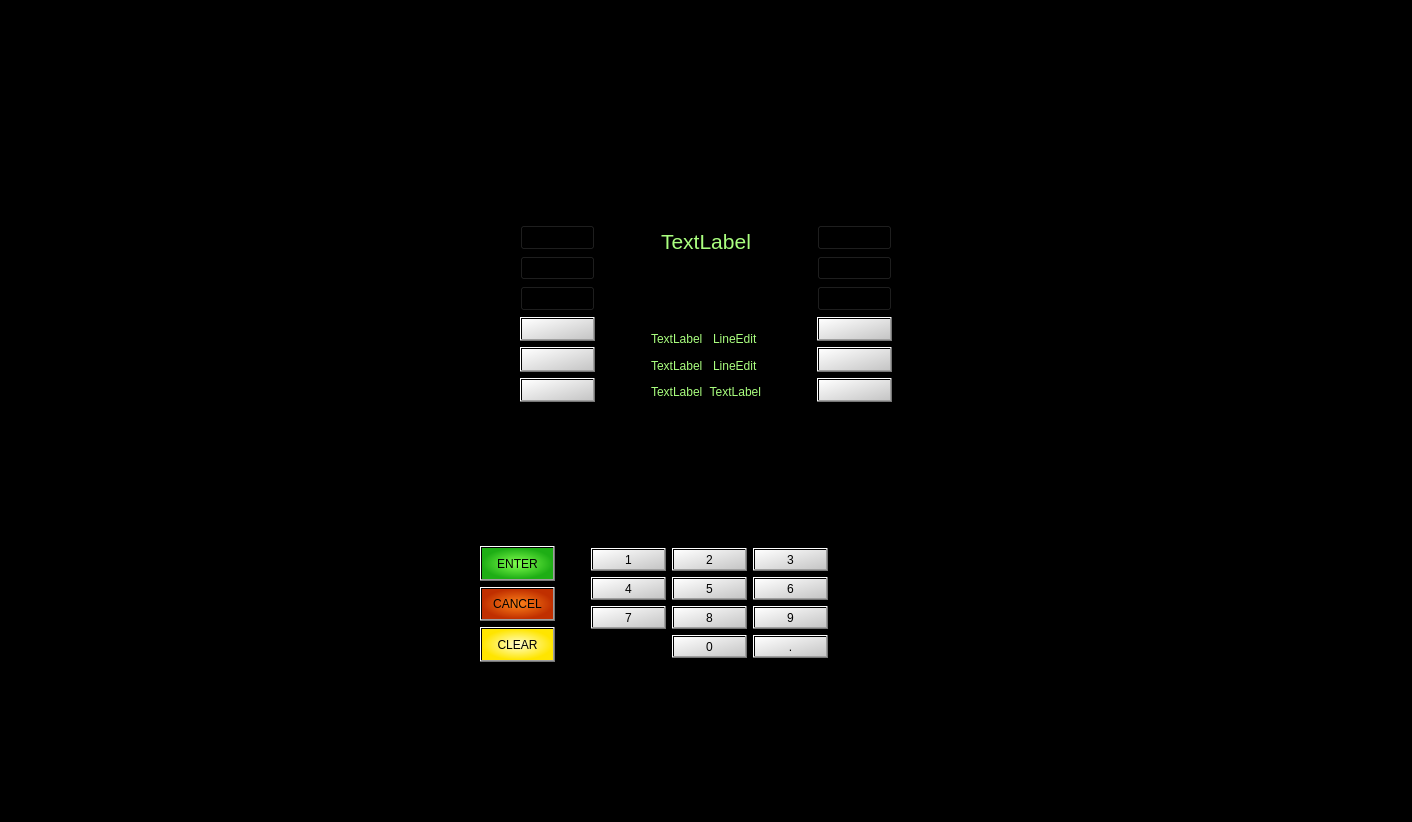
<?xml version="1.0" encoding="UTF-8"?>
<ui version="4.0">
 <class>Menu</class>
 <widget class="QMainWindow" name="Menu">
  <property name="geometry">
   <rect>
    <x>0</x>
    <y>0</y>
    <width>1412</width>
    <height>822</height>
   </rect>
  </property>
  <property name="sizePolicy">
   <sizepolicy hsizetype="Preferred" vsizetype="Preferred">
    <horstretch>0</horstretch>
    <verstretch>0</verstretch>
   </sizepolicy>
  </property>
  <property name="font">
   <font>
    <pointsize>9</pointsize>
   </font>
  </property>
  <property name="windowTitle">
   <string>MainWindow</string>
  </property>
  <property name="styleSheet">
   <string notr="true">background-color: rgb(0, 0, 0);</string>
  </property>
  <widget class="QWidget" name="mycentralwidget">
   <property name="sizePolicy">
    <sizepolicy hsizetype="Preferred" vsizetype="Preferred">
     <horstretch>0</horstretch>
     <verstretch>0</verstretch>
    </sizepolicy>
   </property>
   <layout class="QGridLayout" name="gridLayout_3">
    <property name="leftMargin">
     <number>135</number>
    </property>
    <property name="topMargin">
     <number>135</number>
    </property>
    <property name="rightMargin">
     <number>135</number>
    </property>
    <property name="bottomMargin">
     <number>80</number>
    </property>
    <item row="1" column="0">
     <layout class="QHBoxLayout" name="horizontalLayout">
      <property name="leftMargin">
       <number>0</number>
      </property>
      <property name="topMargin">
       <number>95</number>
      </property>
      <property name="rightMargin">
       <number>80</number>
      </property>
      <property name="bottomMargin">
       <number>80</number>
      </property>
      <item>
       <spacer name="horizontalSpacer_2">
        <property name="orientation">
         <enum>Qt::Horizontal</enum>
        </property>
        <property name="sizeHint" stdset="0">
         <size>
          <width>40</width>
          <height>20</height>
         </size>
        </property>
       </spacer>
      </item>
      <item>
       <layout class="QVBoxLayout" name="verticalLayout_2">
        <property name="topMargin">
         <number>43</number>
        </property>
        <property name="rightMargin">
         <number>30</number>
        </property>
        <item>
         <widget class="QPushButton" name="btnEnter">
          <property name="sizePolicy">
           <sizepolicy hsizetype="Fixed" vsizetype="Preferred">
            <horstretch>0</horstretch>
            <verstretch>0</verstretch>
           </sizepolicy>
          </property>
          <property name="styleSheet">
           <string notr="true">font: 12pt &quot;Segoe UI&quot;;
color: rgb(0, 0, 0);
background-color: qradialgradient(spread:pad, cx:0.5, cy:0.5, radius:0.5, fx:0.5, fy:0.5, stop:0 rgba(130, 255, 79, 255), stop:1 rgba(30, 174, 21, 255));
</string>
          </property>
          <property name="text">
           <string>ENTER</string>
          </property>
         </widget>
        </item>
        <item>
         <widget class="QPushButton" name="btnCancel">
          <property name="sizePolicy">
           <sizepolicy hsizetype="Fixed" vsizetype="Preferred">
            <horstretch>0</horstretch>
            <verstretch>0</verstretch>
           </sizepolicy>
          </property>
          <property name="styleSheet">
           <string notr="true">font: 12pt &quot;Segoe UI&quot;;
color: rgb(0, 0, 0);
background-color: qradialgradient(spread:pad, cx:0.5, cy:0.5, radius:0.5, fx:0.5, fy:0.5, stop:0 rgba(255, 132, 26, 255), stop:1 rgba(192, 47, 0, 255));</string>
          </property>
          <property name="text">
           <string>CANCEL</string>
          </property>
         </widget>
        </item>
        <item>
         <widget class="QPushButton" name="btnClear">
          <property name="sizePolicy">
           <sizepolicy hsizetype="Fixed" vsizetype="Preferred">
            <horstretch>0</horstretch>
            <verstretch>0</verstretch>
           </sizepolicy>
          </property>
          <property name="styleSheet">
           <string notr="true">font: 12pt &quot;Segoe UI&quot;;
color: rgb(0, 0, 0);
background-color: qradialgradient(spread:pad, cx:0.5, cy:0.5, radius:0.5, fx:0.5, fy:0.5, stop:0 rgba(255, 255, 206, 255), stop:1 rgba(255, 229, 0, 255));
</string>
          </property>
          <property name="text">
           <string>CLEAR</string>
          </property>
         </widget>
        </item>
       </layout>
      </item>
      <item>
       <layout class="QGridLayout" name="gridLayout">
        <property name="topMargin">
         <number>45</number>
        </property>
        <property name="rightMargin">
         <number>25</number>
        </property>
        <property name="bottomMargin">
         <number>4</number>
        </property>
        <item row="1" column="2">
         <widget class="QPushButton" name="btn_num6">
          <property name="sizePolicy">
           <sizepolicy hsizetype="Fixed" vsizetype="Preferred">
            <horstretch>0</horstretch>
            <verstretch>0</verstretch>
           </sizepolicy>
          </property>
          <property name="styleSheet">
           <string notr="true">font: 16pt &quot;Segoe UI&quot;;
color: rgb(0, 0, 0);
background-color: qlineargradient(spread:pad, x1:0, y1:0, x2:1, y2:1, stop:0 rgba(255, 255, 255, 255), stop:1 rgba(197, 197, 197, 255));</string>
          </property>
          <property name="text">
           <string>6</string>
          </property>
         </widget>
        </item>
        <item row="2" column="2">
         <widget class="QPushButton" name="btn_num9">
          <property name="sizePolicy">
           <sizepolicy hsizetype="Fixed" vsizetype="Preferred">
            <horstretch>0</horstretch>
            <verstretch>0</verstretch>
           </sizepolicy>
          </property>
          <property name="styleSheet">
           <string notr="true">font: 16pt &quot;Segoe UI&quot;;
color: rgb(0, 0, 0);
background-color: qlineargradient(spread:pad, x1:0, y1:0, x2:1, y2:1, stop:0 rgba(255, 255, 255, 255), stop:1 rgba(197, 197, 197, 255));</string>
          </property>
          <property name="text">
           <string>9</string>
          </property>
         </widget>
        </item>
        <item row="2" column="0">
         <widget class="QPushButton" name="btn_num7">
          <property name="sizePolicy">
           <sizepolicy hsizetype="Fixed" vsizetype="Preferred">
            <horstretch>0</horstretch>
            <verstretch>0</verstretch>
           </sizepolicy>
          </property>
          <property name="styleSheet">
           <string notr="true">font: 16pt &quot;Segoe UI&quot;;
color: rgb(0, 0, 0);
background-color: qlineargradient(spread:pad, x1:0, y1:0, x2:1, y2:1, stop:0 rgba(255, 255, 255, 255), stop:1 rgba(197, 197, 197, 255));</string>
          </property>
          <property name="text">
           <string>7</string>
          </property>
         </widget>
        </item>
        <item row="1" column="0">
         <widget class="QPushButton" name="btn_num4">
          <property name="sizePolicy">
           <sizepolicy hsizetype="Fixed" vsizetype="Preferred">
            <horstretch>0</horstretch>
            <verstretch>0</verstretch>
           </sizepolicy>
          </property>
          <property name="styleSheet">
           <string notr="true">font: 16pt &quot;Segoe UI&quot;;
color: rgb(0, 0, 0);
background-color: qlineargradient(spread:pad, x1:0, y1:0, x2:1, y2:1, stop:0 rgba(255, 255, 255, 255), stop:1 rgba(197, 197, 197, 255));</string>
          </property>
          <property name="text">
           <string>4</string>
          </property>
         </widget>
        </item>
        <item row="2" column="1">
         <widget class="QPushButton" name="btn_num8">
          <property name="sizePolicy">
           <sizepolicy hsizetype="Fixed" vsizetype="Preferred">
            <horstretch>0</horstretch>
            <verstretch>0</verstretch>
           </sizepolicy>
          </property>
          <property name="styleSheet">
           <string notr="true">font: 16pt &quot;Segoe UI&quot;;
color: rgb(0, 0, 0);
background-color: qlineargradient(spread:pad, x1:0, y1:0, x2:1, y2:1, stop:0 rgba(255, 255, 255, 255), stop:1 rgba(197, 197, 197, 255));</string>
          </property>
          <property name="text">
           <string>8</string>
          </property>
         </widget>
        </item>
        <item row="3" column="1">
         <widget class="QPushButton" name="btn_num0">
          <property name="sizePolicy">
           <sizepolicy hsizetype="Fixed" vsizetype="Preferred">
            <horstretch>0</horstretch>
            <verstretch>0</verstretch>
           </sizepolicy>
          </property>
          <property name="styleSheet">
           <string notr="true">font: 16pt &quot;Segoe UI&quot;;
color: rgb(0, 0, 0);
background-color: qlineargradient(spread:pad, x1:0, y1:0, x2:1, y2:1, stop:0 rgba(255, 255, 255, 255), stop:1 rgba(197, 197, 197, 255));</string>
          </property>
          <property name="text">
           <string>0</string>
          </property>
         </widget>
        </item>
        <item row="0" column="1">
         <widget class="QPushButton" name="btn_num2">
          <property name="sizePolicy">
           <sizepolicy hsizetype="Fixed" vsizetype="Preferred">
            <horstretch>0</horstretch>
            <verstretch>0</verstretch>
           </sizepolicy>
          </property>
          <property name="styleSheet">
           <string notr="true">font: 16pt &quot;Segoe UI&quot;;
color: rgb(0, 0, 0);
background-color: qlineargradient(spread:pad, x1:0, y1:0, x2:1, y2:1, stop:0 rgba(255, 255, 255, 255), stop:1 rgba(197, 197, 197, 255));</string>
          </property>
          <property name="text">
           <string>2</string>
          </property>
         </widget>
        </item>
        <item row="0" column="0">
         <widget class="QPushButton" name="btn_num1">
          <property name="sizePolicy">
           <sizepolicy hsizetype="Fixed" vsizetype="Preferred">
            <horstretch>0</horstretch>
            <verstretch>0</verstretch>
           </sizepolicy>
          </property>
          <property name="mouseTracking">
           <bool>false</bool>
          </property>
          <property name="styleSheet">
           <string notr="true">font: 16pt &quot;Segoe UI&quot;;
color: rgb(0, 0, 0);
background-color: qlineargradient(spread:pad, x1:0, y1:0, x2:1, y2:1, stop:0 rgba(255, 255, 255, 255), stop:1 rgba(197, 197, 197, 255));</string>
          </property>
          <property name="text">
           <string>1</string>
          </property>
         </widget>
        </item>
        <item row="1" column="1">
         <widget class="QPushButton" name="btn_num5">
          <property name="sizePolicy">
           <sizepolicy hsizetype="Fixed" vsizetype="Preferred">
            <horstretch>0</horstretch>
            <verstretch>0</verstretch>
           </sizepolicy>
          </property>
          <property name="styleSheet">
           <string notr="true">font: 16pt &quot;Segoe UI&quot;;
color: rgb(0, 0, 0);
background-color: qlineargradient(spread:pad, x1:0, y1:0, x2:1, y2:1, stop:0 rgba(255, 255, 255, 255), stop:1 rgba(197, 197, 197, 255));</string>
          </property>
          <property name="text">
           <string>5</string>
          </property>
         </widget>
        </item>
        <item row="0" column="2">
         <widget class="QPushButton" name="btn_num3">
          <property name="sizePolicy">
           <sizepolicy hsizetype="Fixed" vsizetype="Preferred">
            <horstretch>0</horstretch>
            <verstretch>0</verstretch>
           </sizepolicy>
          </property>
          <property name="styleSheet">
           <string notr="true">font: 16pt &quot;Segoe UI&quot;;
color: rgb(0, 0, 0);
background-color: qlineargradient(spread:pad, x1:0, y1:0, x2:1, y2:1, stop:0 rgba(255, 255, 255, 255), stop:1 rgba(197, 197, 197, 255));</string>
          </property>
          <property name="text">
           <string>3</string>
          </property>
         </widget>
        </item>
        <item row="3" column="2">
         <widget class="QPushButton" name="btn_numDOT">
          <property name="sizePolicy">
           <sizepolicy hsizetype="Fixed" vsizetype="Preferred">
            <horstretch>0</horstretch>
            <verstretch>0</verstretch>
           </sizepolicy>
          </property>
          <property name="styleSheet">
           <string notr="true">font: 16pt &quot;Segoe UI&quot;;
color: rgb(0, 0, 0);
background-color: qlineargradient(spread:pad, x1:0, y1:0, x2:1, y2:1, stop:0 rgba(255, 255, 255, 255), stop:1 rgba(197, 197, 197, 255));</string>
          </property>
          <property name="text">
           <string>.</string>
          </property>
         </widget>
        </item>
       </layout>
      </item>
      <item>
       <spacer name="horizontalSpacer">
        <property name="orientation">
         <enum>Qt::Horizontal</enum>
        </property>
        <property name="sizeHint" stdset="0">
         <size>
          <width>40</width>
          <height>20</height>
         </size>
        </property>
       </spacer>
      </item>
     </layout>
    </item>
    <item row="0" column="0">
     <layout class="QHBoxLayout" name="horizontalLayout_2" stretch="0,0,1,0,0">
      <property name="leftMargin">
       <number>350</number>
      </property>
      <property name="rightMargin">
       <number>350</number>
      </property>
      <item>
       <spacer name="horizontalSpacer_3">
        <property name="orientation">
         <enum>Qt::Horizontal</enum>
        </property>
        <property name="sizeHint" stdset="0">
         <size>
          <width>40</width>
          <height>20</height>
         </size>
        </property>
       </spacer>
      </item>
      <item>
       <layout class="QVBoxLayout" name="verticalLayout_3">
        <property name="topMargin">
         <number>90</number>
        </property>
        <item>
         <widget class="QPushButton" name="pushButton_25">
          <property name="sizePolicy">
           <sizepolicy hsizetype="Minimum" vsizetype="Preferred">
            <horstretch>0</horstretch>
            <verstretch>0</verstretch>
           </sizepolicy>
          </property>
          <property name="styleSheet">
           <string notr="true">background-color: transparent;</string>
          </property>
          <property name="text">
           <string/>
          </property>
         </widget>
        </item>
        <item>
         <widget class="QPushButton" name="pushButton_23">
          <property name="sizePolicy">
           <sizepolicy hsizetype="Minimum" vsizetype="Preferred">
            <horstretch>0</horstretch>
            <verstretch>0</verstretch>
           </sizepolicy>
          </property>
          <property name="styleSheet">
           <string notr="true">background-color: transparent;</string>
          </property>
          <property name="text">
           <string/>
          </property>
         </widget>
        </item>
        <item>
         <widget class="QPushButton" name="pushButton_22">
          <property name="sizePolicy">
           <sizepolicy hsizetype="Minimum" vsizetype="Preferred">
            <horstretch>0</horstretch>
            <verstretch>0</verstretch>
           </sizepolicy>
          </property>
          <property name="styleSheet">
           <string notr="true">background-color: transparent;</string>
          </property>
          <property name="text">
           <string/>
          </property>
         </widget>
        </item>
        <item>
         <widget class="QPushButton" name="btn_left1">
          <property name="sizePolicy">
           <sizepolicy hsizetype="Minimum" vsizetype="Preferred">
            <horstretch>0</horstretch>
            <verstretch>0</verstretch>
           </sizepolicy>
          </property>
          <property name="styleSheet">
           <string notr="true">background-color: qlineargradient(spread:pad, x1:0, y1:0, x2:1, y2:1, stop:0 rgba(255, 255, 255, 255), stop:1 rgba(197, 197, 197, 255));
color: transparent;</string>
          </property>
          <property name="text">
           <string>PushButton</string>
          </property>
         </widget>
        </item>
        <item>
         <widget class="QPushButton" name="btn_left2">
          <property name="sizePolicy">
           <sizepolicy hsizetype="Minimum" vsizetype="Preferred">
            <horstretch>0</horstretch>
            <verstretch>0</verstretch>
           </sizepolicy>
          </property>
          <property name="styleSheet">
           <string notr="true">background-color: qlineargradient(spread:pad, x1:0, y1:0, x2:1, y2:1, stop:0 rgba(255, 255, 255, 255), stop:1 rgba(197, 197, 197, 255));
color: transparent;</string>
          </property>
          <property name="text">
           <string>PushButton</string>
          </property>
         </widget>
        </item>
        <item>
         <widget class="QPushButton" name="btn_left3">
          <property name="sizePolicy">
           <sizepolicy hsizetype="Minimum" vsizetype="Preferred">
            <horstretch>0</horstretch>
            <verstretch>0</verstretch>
           </sizepolicy>
          </property>
          <property name="styleSheet">
           <string notr="true">background-color: qlineargradient(spread:pad, x1:0, y1:0, x2:1, y2:1, stop:0 rgba(255, 255, 255, 255), stop:1 rgba(197, 197, 197, 255));
color: transparent;</string>
          </property>
          <property name="text">
           <string>PushButton</string>
          </property>
         </widget>
        </item>
       </layout>
      </item>
      <item>
       <layout class="QVBoxLayout" name="verticalLayout_4">
        <property name="leftMargin">
         <number>50</number>
        </property>
        <property name="topMargin">
         <number>55</number>
        </property>
        <property name="rightMargin">
         <number>50</number>
        </property>
        <item>
         <widget class="QLabel" name="label_top">
          <property name="font">
           <font>
            <family>Segoe UI</family>
            <pointsize>16</pointsize>
            <italic>false</italic>
            <bold>false</bold>
           </font>
          </property>
          <property name="styleSheet">
           <string notr="true">background-color: black;
color: rgb(170, 255, 127);
font: 16pt &quot;Segoe UI&quot;;</string>
          </property>
          <property name="text">
           <string>TextLabel</string>
          </property>
          <property name="alignment">
           <set>Qt::AlignCenter</set>
          </property>
         </widget>
        </item>
        <item>
         <layout class="QGridLayout" name="gridLayout_2">
          <property name="topMargin">
           <number>30</number>
          </property>
          <item row="0" column="0">
           <widget class="QLabel" name="label_left1">
            <property name="styleSheet">
             <string notr="true">background-color: black;
color: rgb(170, 255, 127);
font: 14pt &quot;Segoe UI&quot;;</string>
            </property>
            <property name="text">
             <string>TextLabel</string>
            </property>
           </widget>
          </item>
          <item row="2" column="0">
           <widget class="QLabel" name="label_left3">
            <property name="styleSheet">
             <string notr="true">background-color: black;
color: rgb(170, 255, 127);
font: 14pt &quot;Segoe UI&quot;;</string>
            </property>
            <property name="text">
             <string>TextLabel</string>
            </property>
           </widget>
          </item>
          <item row="1" column="0">
           <widget class="QLabel" name="label_left2">
            <property name="styleSheet">
             <string notr="true">background-color: black;
color: rgb(170, 255, 127);
font: 14pt &quot;Segoe UI&quot;;</string>
            </property>
            <property name="text">
             <string>TextLabel</string>
            </property>
           </widget>
          </item>
          <item row="1" column="1">
           <widget class="QLineEdit" name="txt_right2">
            <property name="sizePolicy">
             <sizepolicy hsizetype="Preferred" vsizetype="Preferred">
              <horstretch>0</horstretch>
              <verstretch>0</verstretch>
             </sizepolicy>
            </property>
            <property name="styleSheet">
             <string>background-color: black;
color: rgb(170, 255, 127);
font: 14pt &quot;Segoe UI&quot;;</string>
            </property>
            <property name="text">
             <string>LineEdit</string>
            </property>
            <property name="frame">
             <bool>false</bool>
            </property>
            <property name="alignment">
             <set>Qt::AlignRight|Qt::AlignTrailing|Qt::AlignVCenter</set>
            </property>
           </widget>
          </item>
          <item row="0" column="1">
           <widget class="QLineEdit" name="txt_right1">
            <property name="sizePolicy">
             <sizepolicy hsizetype="Preferred" vsizetype="Preferred">
              <horstretch>0</horstretch>
              <verstretch>0</verstretch>
             </sizepolicy>
            </property>
            <property name="styleSheet">
             <string>background-color: black;
color: rgb(170, 255, 127);
font: 14pt &quot;Segoe UI&quot;;</string>
            </property>
            <property name="text">
             <string>LineEdit</string>
            </property>
            <property name="frame">
             <bool>false</bool>
            </property>
            <property name="alignment">
             <set>Qt::AlignRight|Qt::AlignTrailing|Qt::AlignVCenter</set>
            </property>
           </widget>
          </item>
          <item row="2" column="1">
           <widget class="QLabel" name="label_right3">
            <property name="styleSheet">
             <string notr="true">background-color: black;
color: rgb(170, 255, 127);
font: 14pt &quot;Segoe UI&quot;;</string>
            </property>
            <property name="text">
             <string>TextLabel</string>
            </property>
            <property name="alignment">
             <set>Qt::AlignRight|Qt::AlignTrailing|Qt::AlignVCenter</set>
            </property>
           </widget>
          </item>
         </layout>
        </item>
       </layout>
      </item>
      <item>
       <layout class="QVBoxLayout" name="verticalLayout">
        <property name="topMargin">
         <number>90</number>
        </property>
        <item>
         <widget class="QPushButton" name="pushButton_26">
          <property name="sizePolicy">
           <sizepolicy hsizetype="Minimum" vsizetype="Preferred">
            <horstretch>0</horstretch>
            <verstretch>0</verstretch>
           </sizepolicy>
          </property>
          <property name="styleSheet">
           <string notr="true">background-color: transparent;</string>
          </property>
          <property name="text">
           <string/>
          </property>
         </widget>
        </item>
        <item>
         <widget class="QPushButton" name="pushButton_24">
          <property name="sizePolicy">
           <sizepolicy hsizetype="Minimum" vsizetype="Preferred">
            <horstretch>0</horstretch>
            <verstretch>0</verstretch>
           </sizepolicy>
          </property>
          <property name="styleSheet">
           <string notr="true">background-color: transparent;</string>
          </property>
          <property name="text">
           <string/>
          </property>
         </widget>
        </item>
        <item>
         <widget class="QPushButton" name="pushButton_21">
          <property name="sizePolicy">
           <sizepolicy hsizetype="Minimum" vsizetype="Preferred">
            <horstretch>0</horstretch>
            <verstretch>0</verstretch>
           </sizepolicy>
          </property>
          <property name="styleSheet">
           <string notr="true">background-color: transparent;</string>
          </property>
          <property name="text">
           <string/>
          </property>
         </widget>
        </item>
        <item>
         <widget class="QPushButton" name="btn_right1">
          <property name="sizePolicy">
           <sizepolicy hsizetype="Minimum" vsizetype="Preferred">
            <horstretch>0</horstretch>
            <verstretch>0</verstretch>
           </sizepolicy>
          </property>
          <property name="styleSheet">
           <string notr="true">background-color: qlineargradient(spread:pad, x1:0, y1:0, x2:1, y2:1, stop:0 rgba(255, 255, 255, 255), stop:1 rgba(197, 197, 197, 255));
color: transparent;</string>
          </property>
          <property name="text">
           <string>PushButton</string>
          </property>
         </widget>
        </item>
        <item>
         <widget class="QPushButton" name="btn_right2">
          <property name="sizePolicy">
           <sizepolicy hsizetype="Minimum" vsizetype="Preferred">
            <horstretch>0</horstretch>
            <verstretch>0</verstretch>
           </sizepolicy>
          </property>
          <property name="styleSheet">
           <string notr="true">background-color: qlineargradient(spread:pad, x1:0, y1:0, x2:1, y2:1, stop:0 rgba(255, 255, 255, 255), stop:1 rgba(197, 197, 197, 255));
color: transparent;</string>
          </property>
          <property name="text">
           <string>PushButton</string>
          </property>
         </widget>
        </item>
        <item>
         <widget class="QPushButton" name="btn_right3">
          <property name="sizePolicy">
           <sizepolicy hsizetype="Minimum" vsizetype="Preferred">
            <horstretch>0</horstretch>
            <verstretch>0</verstretch>
           </sizepolicy>
          </property>
          <property name="styleSheet">
           <string notr="true">background-color: qlineargradient(spread:pad, x1:0, y1:0, x2:1, y2:1, stop:0 rgba(255, 255, 255, 255), stop:1 rgba(197, 197, 197, 255));
color: transparent;</string>
          </property>
          <property name="text">
           <string>PushButton</string>
          </property>
         </widget>
        </item>
       </layout>
      </item>
      <item>
       <spacer name="horizontalSpacer_4">
        <property name="orientation">
         <enum>Qt::Horizontal</enum>
        </property>
        <property name="sizeHint" stdset="0">
         <size>
          <width>40</width>
          <height>20</height>
         </size>
        </property>
       </spacer>
      </item>
     </layout>
    </item>
   </layout>
  </widget>
 </widget>
 <resources/>
 <connections/>
</ui>
